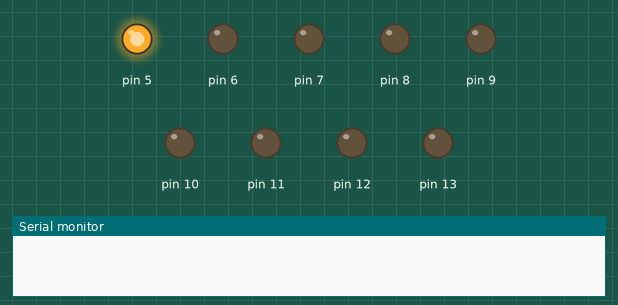
Simulated run of this sketch. Board: Arduino Uno, built with avr-gcc and run on an emulated ATmega328P. Shown: output pins drawn as LEDs (lit = HIGH), the last lines printed to the serial monitor.

Above: at 0.05 s.
At 1.05 s:
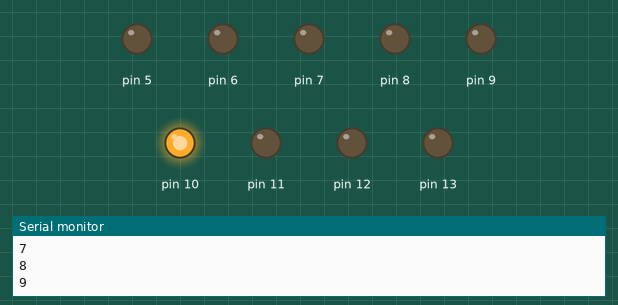
At 2.05 s:
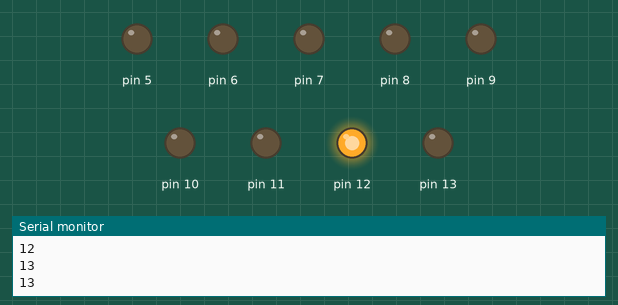
At 4.05 s:
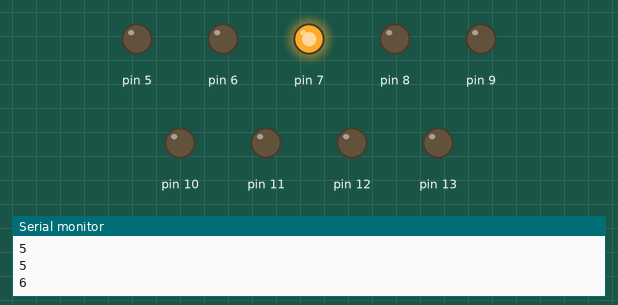
At 6.25 s:
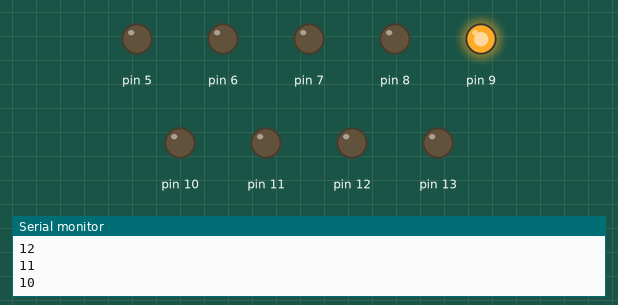
At 8.15 s:
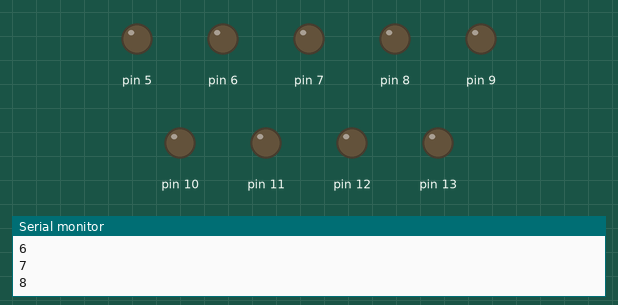
Timing chart, 0 to 8.4 s (numbered marks = the images above):
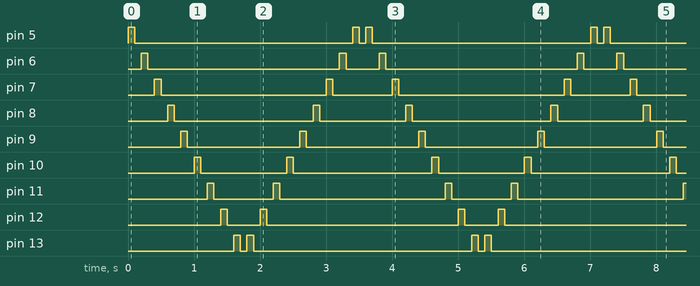

Measured:
- by itself, pin 5: repeats every 3.6 s: LOW 3.3 s, HIGH 0.10 s, LOW 0.10 s, HIGH 0.10 s
- by itself, pin 6: repeats every 3.6 s: LOW 2.9 s, HIGH 0.10 s, LOW 0.50 s, HIGH 0.10 s
- by itself, pin 7: repeats every 3.6 s: LOW 2.5 s, HIGH 0.10 s, LOW 0.90 s, HIGH 0.10 s
- by itself, pin 8: repeats every 3.6 s: LOW 2.1 s, HIGH 0.10 s, LOW 1.3 s, HIGH 0.10 s
- by itself, pin 9: alternates HIGH for 0.10 s and LOW for 1.7 s
- by itself, pin 10: repeats every 3.6 s: LOW 1.3 s, HIGH 0.10 s, LOW 2.1 s, HIGH 0.10 s
- by itself, pin 11: repeats every 3.6 s: LOW 0.90 s, HIGH 0.10 s, LOW 2.5 s, HIGH 0.10 s
- by itself, pin 12: repeats every 3.6 s: LOW 0.50 s, HIGH 0.10 s, LOW 2.9 s, HIGH 0.10 s

The sketch:

180315_blink_from_5to13______.ino
```cpp
int start = 5;
int ledLen = 9;
void setup() {
  Serial.begin(115200);
  for(int i=5;i<14;i++){
    pinMode(i,OUTPUT);
  }
}

void loop() {
  for(int i=start;i<start+ledLen*2;i++){
//    int pin;
//    if(i<start+ledLen){
//      pin = i;
//    }else{
//      pin = start+ledLen*2-i-1;
//    }
    int pin = i<start+ledLen?i:start*2+ledLen*2-i-1;
    digitalWrite(pin, HIGH);
    delay(100);
    digitalWrite(pin, LOW);
    delay(100);
    Serial.println(pin);
  }
//  int len = 14-5;
//  for(int i=5;i<14+len;i++){
//    int pin = i<14?i:14+len-i;
//    digitalWrite(pin,HIGH);
//    delay(200);
//    digitalWrite(pin,LOW);
//  }
}
```
